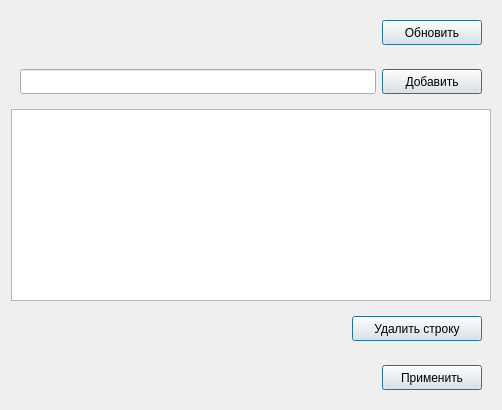
      <widget class="QWidget" name="tab_ignore">
       <attribute name="title">
        <string>Игнор-лист</string>
       </attribute>
       <layout class="QGridLayout" name="gridLayout_28">
        <item row="0" column="0">
         <widget class="QWidget" name="widget_buttonRefresh" native="true">
          <layout class="QGridLayout" name="gridLayout_24">
           <item row="0" column="0">
            <spacer name="horizontalSpacer07">
             <property name="orientation">
              <enum>Qt::Horizontal</enum>
             </property>
             <property name="sizeHint" stdset="0">
              <size>
               <width>362</width>
               <height>20</height>
              </size>
             </property>
            </spacer>
           </item>
           <item row="0" column="1">
            <widget class="QPushButton" name="button_refreshIgnore">
             <property name="sizePolicy">
              <sizepolicy hsizetype="Fixed" vsizetype="Fixed">
               <horstretch>0</horstretch>
               <verstretch>0</verstretch>
              </sizepolicy>
             </property>
             <property name="minimumSize">
              <size>
               <width>100</width>
               <height>25</height>
              </size>
             </property>
             <property name="maximumSize">
              <size>
               <width>100</width>
               <height>25</height>
              </size>
             </property>
             <property name="text">
              <string>Обновить</string>
             </property>
             <property name="default">
              <bool>true</bool>
             </property>
            </widget>
           </item>
          </layout>
         </widget>
        </item>
        <item row="1" column="0">
         <widget class="QWidget" name="widget_addIgnore" native="true">
          <layout class="QGridLayout" name="gridLayout_25">
           <item row="0" column="0">
            <widget class="QLineEdit" name="lineEdit_addIgnore">
             <property name="minimumSize">
              <size>
               <width>200</width>
               <height>25</height>
              </size>
             </property>
             <property name="maximumSize">
              <size>
               <width>16777215</width>
               <height>25</height>
              </size>
             </property>
             <property name="alignment">
              <set>Qt::AlignRight|Qt::AlignTrailing|Qt::AlignVCenter</set>
             </property>
            </widget>
           </item>
           <item row="0" column="1">
            <widget class="QPushButton" name="button_addIgnore">
             <property name="sizePolicy">
              <sizepolicy hsizetype="Fixed" vsizetype="Fixed">
               <horstretch>0</horstretch>
               <verstretch>0</verstretch>
              </sizepolicy>
             </property>
             <property name="minimumSize">
              <size>
               <width>100</width>
               <height>25</height>
              </size>
             </property>
             <property name="maximumSize">
              <size>
               <width>100</width>
               <height>25</height>
              </size>
             </property>
             <property name="text">
              <string>Добавить</string>
             </property>
             <property name="default">
              <bool>true</bool>
             </property>
            </widget>
           </item>
          </layout>
         </widget>
        </item>
        <item row="2" column="0">
         <widget class="QListWidget" name="list_ignoreList"/>
        </item>
        <item row="3" column="0">
         <widget class="QWidget" name="widget_buttonDelete" native="true">
          <layout class="QGridLayout" name="gridLayout_26">
           <item row="1" column="1">
            <widget class="QPushButton" name="button_deleteIgnore">
             <property name="sizePolicy">
              <sizepolicy hsizetype="Fixed" vsizetype="Fixed">
               <horstretch>0</horstretch>
               <verstretch>0</verstretch>
              </sizepolicy>
             </property>
             <property name="minimumSize">
              <size>
               <width>130</width>
               <height>25</height>
              </size>
             </property>
             <property name="maximumSize">
              <size>
               <width>130</width>
               <height>25</height>
              </size>
             </property>
             <property name="text">
              <string>Удалить строку</string>
             </property>
             <property name="default">
              <bool>true</bool>
             </property>
            </widget>
           </item>
           <item row="1" column="0">
            <spacer name="horizontalSpacer08">
             <property name="orientation">
              <enum>Qt::Horizontal</enum>
             </property>
             <property name="sizeHint" stdset="0">
              <size>
               <width>40</width>
               <height>20</height>
              </size>
             </property>
            </spacer>
           </item>
          </layout>
         </widget>
        </item>
        <item row="4" column="0">
         <widget class="QWidget" name="widget_buttonApply" native="true">
          <layout class="QGridLayout" name="gridLayout_27">
           <item row="0" column="0">
            <spacer name="horizontalSpacer09">
             <property name="orientation">
              <enum>Qt::Horizontal</enum>
             </property>
             <property name="sizeHint" stdset="0">
              <size>
               <width>362</width>
               <height>20</height>
              </size>
             </property>
            </spacer>
           </item>
           <item row="0" column="1">
            <widget class="QPushButton" name="button_applyIgnore">
             <property name="sizePolicy">
              <sizepolicy hsizetype="Fixed" vsizetype="Fixed">
               <horstretch>0</horstretch>
               <verstretch>0</verstretch>
              </sizepolicy>
             </property>
             <property name="minimumSize">
              <size>
               <width>100</width>
               <height>25</height>
              </size>
             </property>
             <property name="maximumSize">
              <size>
               <width>100</width>
               <height>25</height>
              </size>
             </property>
             <property name="text">
              <string>Применить</string>
             </property>
             <property name="default">
              <bool>true</bool>
             </property>
            </widget>
           </item>
          </layout>
         </widget>
        </item>
       </layout>
      </widget>
